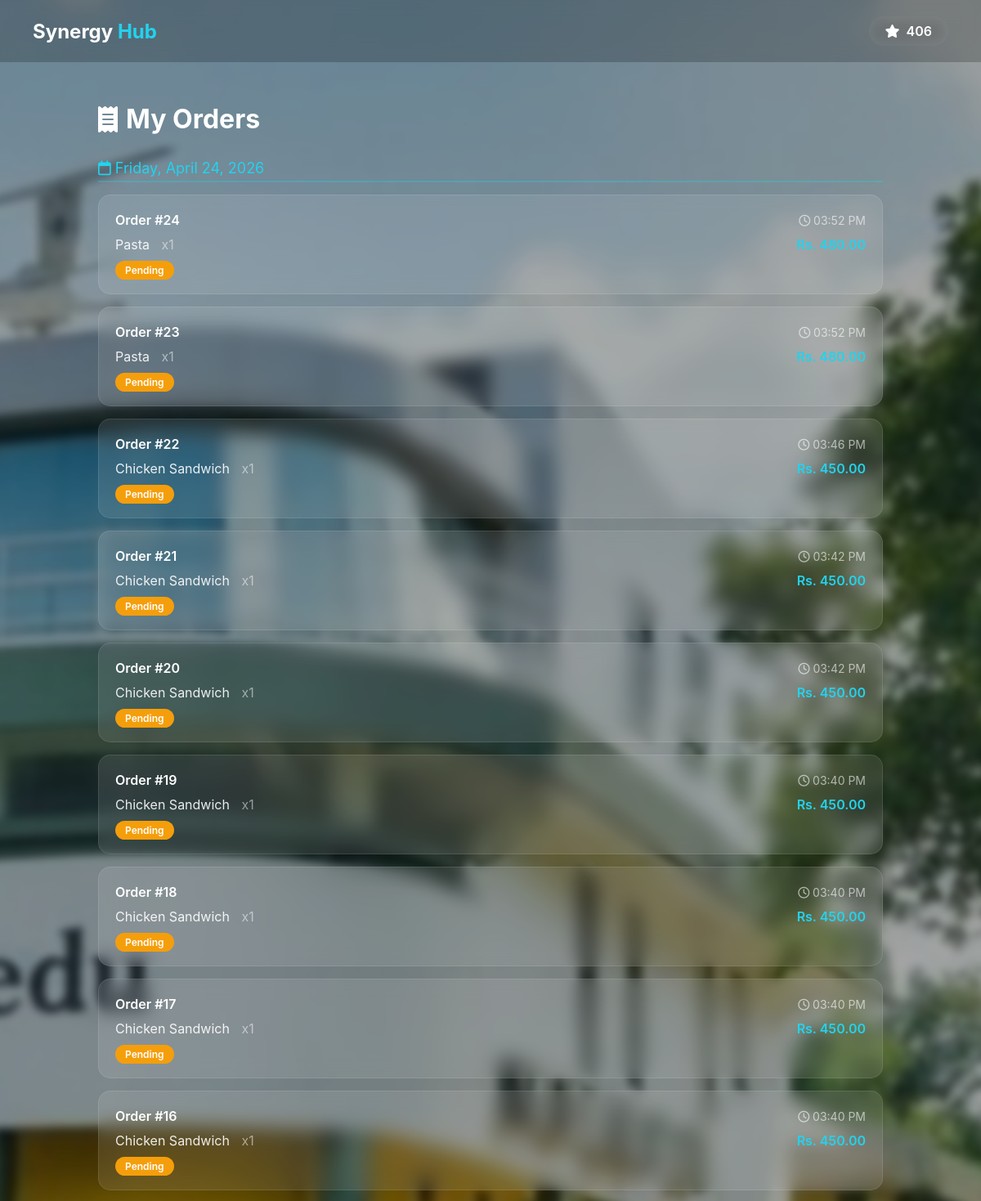
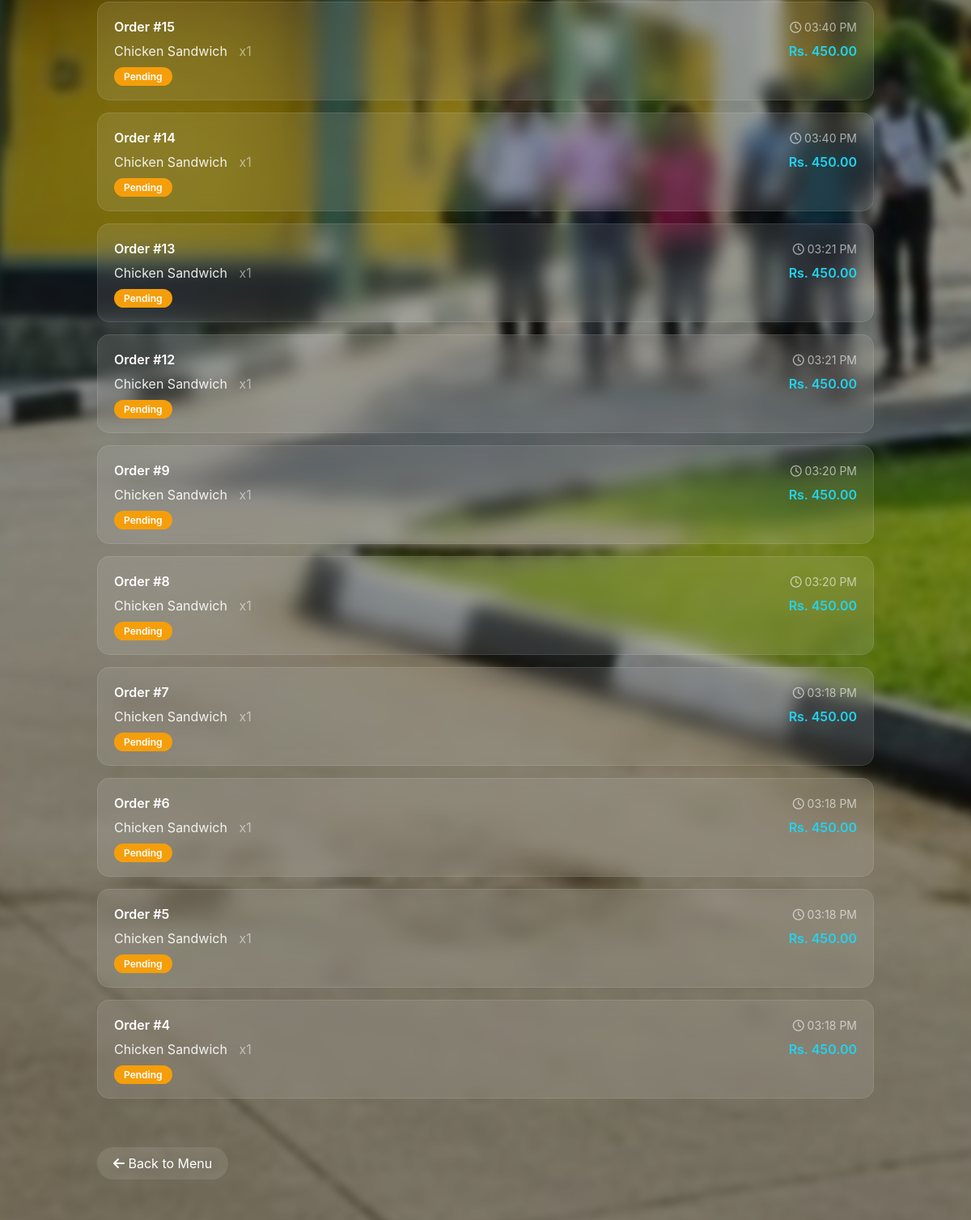
The app's page /synergy-hub_Full_Project/my_orders.php (signed in) with its own data (2 pictures, top to bottom).
### tables this page shows
CREATE TABLE `users` (
  `UserID` int(11) NOT NULL,
  `StudentID` varchar(20) DEFAULT NULL,
  `Name` varchar(100) NOT NULL,
  `Email` varchar(100) NOT NULL,
  `PasswordHash` varchar(255) NOT NULL,
  `Role` enum('Admin','User','Visitor') DEFAULT 'User',
  `PointsBalance` int(11) DEFAULT 0,
  `MembershipStatus` enum('Active','Inactive','Expired') DEFAULT 'Active',
  `CreatedAt` timestamp NOT NULL DEFAULT current_timestamp()
);

CREATE TABLE `orders` (
  `OrderID` int(11) NOT NULL,
  `UserID` int(11) NOT NULL,
  `ItemName` varchar(100) NOT NULL,
  `Category` enum('Food','Beverage','Dessert') NOT NULL,
  `Price` decimal(10,2) NOT NULL,
  `Quantity` int(11) DEFAULT 1,
  `Timestamp` timestamp NOT NULL DEFAULT current_timestamp(),
  `Status` enum('Pending','Preparing','Ready','Completed','Cancelled') DEFAULT 'Pending'
);

### synergy-hub_Full_Project/my_orders.php (the view, shortened to what this page needs)
<?php
require_once 'config.php';
$user_id = $_SESSION['user_id'];
$orders_sql = "SELECT * FROM Orders
               WHERE UserID = ?
               ORDER BY Timestamp DESC";
$orders_stmt = mysqli_prepare($conn, $orders_sql);
mysqli_stmt_bind_param($orders_stmt, "i", $user_id);
mysqli_stmt_execute($orders_stmt);
$orders_result = mysqli_stmt_get_result($orders_stmt);
$grouped_orders = [];
while ($order = mysqli_fetch_assoc($orders_result)) {
    $date = date('Y-m-d', strtotime($order['Timestamp']));
    if (!isset($grouped_orders[$date])) {
        $grouped_orders[$date] = [];
    }
    $grouped_orders[$date][] = $order;
}
?>
<!DOCTYPE html>
<html lang="en">
<head>
    <link rel="stylesheet" href="https://cdnjs.cloudflare.com/ajax/libs/font-awesome/6.5.0/css/all.min.css">
    <link rel="stylesheet" href="style.css">
</head>
<body>
<div class="bg"></div>
<nav class="navbar">
    <div class="logo">Synergy <span>Hub</span></div>
    <div class="points">
        <i class="fa-solid fa-star"></i>
        <?php
        $points_sql = "SELECT PointsBalance FROM Users WHERE UserID = ?";
        $points_stmt = mysqli_prepare($conn, $points_sql);
        mysqli_stmt_bind_param($points_stmt, "i", $user_id);
        mysqli_stmt_execute($points_stmt);
        $points_result = mysqli_stmt_get_result($points_stmt);
        $user_points = mysqli_fetch_assoc($points_result);
        echo $user_points['PointsBalance'];
        ?>
    </div>
</nav>
<div class="container">
    <h1 class="page-title">
        <i class="fa-solid fa-receipt"></i> My Orders
    </h1>
    <?php if (empty($grouped_orders)): ?>
    <div class="no-orders">
        <i class="fa-regular fa-face-frown"></i>
        <h3>No orders yet</h3>
        <p>Start by ordering from our café!</p>
        <a href="cafe_menu.php?id=1" class="back-btn" style="margin-top: 20px;">
            <i class="fa-solid fa-utensils"></i> Browse Menu
        </a>
    </div>
    <?php else: ?>
        <?php foreach($grouped_orders as $date => $orders): ?>
        <div class="date-group">
            <div class="date-header">
                <i class="fa-regular fa-calendar"></i>
                <?php echo date('l, F j, Y', strtotime($date)); ?>
            </div>
            <?php foreach($orders as $order): ?>
            <div class="order-card">
                <div class="order-header">
                    <span class="order-id">Order #<?php echo $order['OrderID']; ?></span>
                    <span class="order-time">
                        <i class="fa-regular fa-clock"></i>
                        <?php echo date('h:i A', strtotime($order['Timestamp'])); ?>
                    </span>
                </div>
                <div class="order-details">
                    <div class="order-item">
                        <?php echo htmlspecialchars($order['ItemName']); ?>
                        <span style="color: rgba(255,255,255,0.5); margin-left: 10px;">
                            x<?php echo $order['Quantity']; ?>
                        </span>
                    </div>
                    <div class="order-price">
                        Rs. <?php echo number_format($order['Price'] * $order['Quantity'], 2); ?>
                    </div>
                </div>
                <div style="margin-top: 10px;">
                    <span class="status-badge status-<?php echo $order['Status']; ?>">
                        <?php echo $order['Status']; ?>
                    </span>
                </div>
            </div>
            <?php endforeach; ?>
        </div>
        <?php endforeach; ?>
        <a href="cafe_menu.php?id=1" class="back-btn">
            <i class="fa-solid fa-arrow-left"></i> Back to Menu
        </a>
    <?php endif; ?>
</div>
</body>
</html>

### synergy-hub_Full_Project/style.css (style rules this page uses)
:root { --bg:linear-gradient(135deg,#1e3a8a,#2563eb); --card:rgba(255,255,255,0.15); --text:white; }
:root { --primary:#2563eb; --accent:#22d3ee; --glass:rgba(255,255,255,0.15); --text:#ffffff; }
body { margin:0; font-family:Inter, sans-serif; background:var(--bg); color:var(--text); min-height:100vh; opacity:0; animation:fade .5s forwards; }
.navbar { display:flex; justify-content:space-between; align-items:center; padding:16px 32px; }
.logo { font-size:24px; font-weight:700; }
.logo span { color:var(--accent); }
.points { display:flex; align-items:center; gap:6px; font-weight:600; padding:6px 12px; border-radius:20px; background:rgba(255,255,255,0.15); backdrop-filter:blur(10px); transition:.3s; }
.bg { position: fixed; inset: 0; z-index: -1; }
.bg::before { content:""; position:absolute; inset:0; background-image:url("campus.jpg"); background-size:cover; background-position:center; filter: blur(4px) brightness(0.65); transform: scale(1.05); pointer-events:none; }

### synergy-hub_Full_Project/my_orders.php (style rules this page uses)
* { margin: 0; padding: 0; box-sizing: border-box; font-family: -apple-system, BlinkMacSystemFont, 'Segoe UI', Roboto, Oxygen, Ubuntu, sans-serif; }
body { min-height: 100vh; position: relative; }
.bg { position: fixed; top: 0; left: 0; right: 0; bottom: 0; z-index: -1; }
.bg::before { content: ""; position: absolute; inset: 0; background-image: url("campus.jpg"); background-size: cover; background-position: center; filter: blur(4px) brightness(0.65); transform: scale(1.05); pointer-events: none; }
.navbar { display: flex; justify-content: space-between; align-items: center; padding: 20px 40px; background: rgba(0,0,0,0.2); backdrop-filter: blur(10px); }
.logo { font-size: 24px; font-weight: 700; color: white; }
.logo span { color: #22d3ee; }
.points { display: flex; align-items: center; gap: 8px; background: rgba(255,255,255,0.1); padding: 8px 20px; border-radius: 30px; color: white; }
.container { max-width: 1000px; margin: 30px auto; padding: 20px; }
.page-title { color: white; font-size: 32px; margin-bottom: 30px; display: flex; align-items: center; gap: 10px; }
.date-group { margin-bottom: 30px; }
.date-header { color: #22d3ee; font-size: 18px; margin-bottom: 15px; padding-bottom: 5px; border-bottom: 2px solid rgba(34, 211, 238, 0.3); }
.order-card { background: rgba(255,255,255,0.1); backdrop-filter: blur(10px); border-radius: 15px; padding: 20px; margin-bottom: 15px; border: 1px solid rgba(255,255,255,0.1); transition: all 0.3s; }
.order-header { display: flex; justify-content: space-between; align-items: center; margin-bottom: 10px; }
.order-id { color: white; font-weight: 600; }
.order-time { color: rgba(255,255,255,0.6); font-size: 14px; }
.order-details { display: flex; justify-content: space-between; align-items: center; }
.order-item { color: rgba(255,255,255,0.9); }
.order-price { color: #22d3ee; font-weight: 600; }
.status-badge { padding: 4px 12px; border-radius: 30px; font-size: 12px; font-weight: 600; }
.status-Pending { background: #f59e0b; color: white; }
.back-btn { display: inline-block; margin-top: 30px; color: white; text-decoration: none; padding: 10px 20px; background: rgba(255,255,255,0.1); border-radius: 30px; transition: all 0.3s; }

### records on screen
users: PointsBalance "406"
orders: Timestamp "Friday, April 24, 2026", OrderID "4", Timestamp "03:18 PM", ItemName "Chicken Sandwich", Quantity "1", $order['Price']*$order['Quantity'] "450.00", Status "Pending"
orders: OrderID "24", Timestamp "03:52 PM", ItemName "Pasta", Quantity "1", Status "Pending"
orders: OrderID "23", Timestamp "03:52 PM", ItemName "Pasta", Quantity "1", $order['Price']*$order['Quantity'] "480.00", Status "Pending"
orders: OrderID "22", Timestamp "03:46 PM", ItemName "Chicken Sandwich", Quantity "1", $order['Price']*$order['Quantity'] "450.00", Status "Pending"
orders: OrderID "21", Timestamp "03:42 PM", ItemName "Chicken Sandwich", Quantity "1", $order['Price']*$order['Quantity'] "450.00", Status "Pending"
orders: OrderID "20", Timestamp "03:42 PM", ItemName "Chicken Sandwich", Quantity "1", $order['Price']*$order['Quantity'] "450.00", Status "Pending"
orders: OrderID "19", Timestamp "03:40 PM", ItemName "Chicken Sandwich", Quantity "1", $order['Price']*$order['Quantity'] "450.00", Status "Pending"
orders: OrderID "18", Timestamp "03:40 PM", ItemName "Chicken Sandwich", Quantity "1", $order['Price']*$order['Quantity'] "450.00", Status "Pending"
orders: OrderID "17", Timestamp "03:40 PM", ItemName "Chicken Sandwich", Quantity "1", $order['Price']*$order['Quantity'] "450.00", Status "Pending"
orders: OrderID "16", Timestamp "03:40 PM", ItemName "Chicken Sandwich", Quantity "1", $order['Price']*$order['Quantity'] "450.00", Status "Pending"
orders: OrderID "15", Timestamp "03:40 PM", ItemName "Chicken Sandwich", Quantity "1", $order['Price']*$order['Quantity'] "450.00", Status "Pending"
orders: OrderID "14", Timestamp "03:40 PM", ItemName "Chicken Sandwich", Quantity "1", $order['Price']*$order['Quantity'] "450.00", Status "Pending"
orders: OrderID "13", Timestamp "03:21 PM", ItemName "Chicken Sandwich", Quantity "1", $order['Price']*$order['Quantity'] "450.00", Status "Pending"
orders: OrderID "12", Timestamp "03:21 PM", ItemName "Chicken Sandwich", Quantity "1", $order['Price']*$order['Quantity'] "450.00", Status "Pending"
orders: OrderID "9", Timestamp "03:20 PM", ItemName "Chicken Sandwich", Quantity "1", $order['Price']*$order['Quantity'] "450.00", Status "Pending"
orders: OrderID "8", Timestamp "03:20 PM", ItemName "Chicken Sandwich", Quantity "1", $order['Price']*$order['Quantity'] "450.00", Status "Pending"
orders: OrderID "7", Timestamp "03:18 PM", ItemName "Chicken Sandwich", Quantity "1", $order['Price']*$order['Quantity'] "450.00", Status "Pending"
orders: OrderID "6", Timestamp "03:18 PM", ItemName "Chicken Sandwich", Quantity "1", $order['Price']*$order['Quantity'] "450.00", Status "Pending"
orders: OrderID "5", Timestamp "03:18 PM", ItemName "Chicken Sandwich", Quantity "1", $order['Price']*$order['Quantity'] "450.00", Status "Pending"
